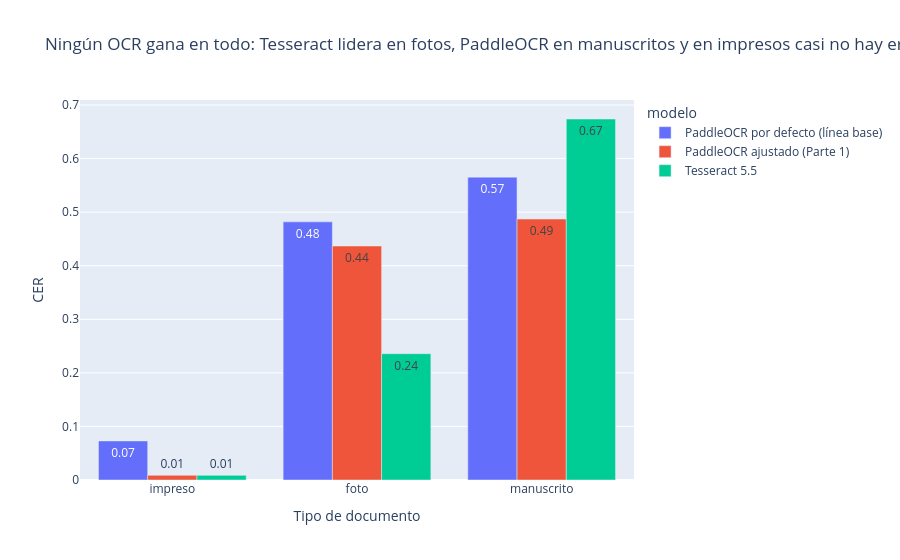

This figure's notebook cell:
### Code cell
fig = px.bar(por_tipo.reset_index().melt(id_vars="tipo", var_name="modelo", value_name="CER"),
             x="tipo", y="CER", color="modelo", barmode="group", text_auto=".2f",
             title="Ningún OCR gana en todo: Tesseract lidera en fotos, PaddleOCR en manuscritos y en impresos casi no hay errores",
             labels={"tipo": "Tipo de documento"})
fig.show()

### Figure 1 — Plotly figure (JSON) as saved in the notebook; plotly's stock layout.template omitted (floating-point values rounded to 4 significant figures)
{"data": [{"alignmentgroup": "True", "hovertemplate": "modelo=PaddleOCR por defecto (línea base)<br>Tipo de documento=%{x}<br>CER=%{y}<extra></extra>", "legendgroup": "PaddleOCR por defecto (línea base)", "marker": {"color": "#636efa", "pattern": {"shape": ""}}, "name": "PaddleOCR por defecto (línea base)", "offsetgroup": "PaddleOCR por defecto (línea base)", "orientation": "v", "showlegend": true, "textposition": "auto", "texttemplate": "%{y:.2f}", "type": "bar", "x": ["impreso", "foto", "manuscrito"], "xaxis": "x", "y": [0.0729, 0.4819, 0.5653], "yaxis": "y"}, {"alignmentgroup": "True", "hovertemplate": "modelo=PaddleOCR ajustado (Parte 1)<br>Tipo de documento=%{x}<br>CER=%{y}<extra></extra>", "legendgroup": "PaddleOCR ajustado (Parte 1)", "marker": {"color": "#EF553B", "pattern": {"shape": ""}}, "name": "PaddleOCR ajustado (Parte 1)", "offsetgroup": "PaddleOCR ajustado (Parte 1)", "orientation": "v", "showlegend": true, "textposition": "auto", "texttemplate": "%{y:.2f}", "type": "bar", "x": ["impreso", "foto", "manuscrito"], "xaxis": "x", "y": [0.008716, 0.4368, 0.4872], "yaxis": "y"}, {"alignmentgroup": "True", "hovertemplate": "modelo=Tesseract 5.5<br>Tipo de documento=%{x}<br>CER=%{y}<extra></extra>", "legendgroup": "Tesseract 5.5", "marker": {"color": "#00cc96", "pattern": {"shape": ""}}, "name": "Tesseract 5.5", "offsetgroup": "Tesseract 5.5", "orientation": "v", "showlegend": true, "textposition": "auto", "texttemplate": "%{y:.2f}", "type": "bar", "x": ["impreso", "foto", "manuscrito"], "xaxis": "x", "y": [0.008716, 0.2358, 0.6739], "yaxis": "y"}], "layout": {"barmode": "group", "legend": {"title": {"text": "modelo"}, "tracegroupgap": 0}, "title": {"text": "Ningún OCR gana en todo: Tesseract lidera en fotos, PaddleOCR en manuscritos y en impresos casi no hay errores"}, "xaxis": {"anchor": "y", "domain": [0.0, 1.0], "title": {"text": "Tipo de documento"}}, "yaxis": {"anchor": "x", "domain": [0.0, 1.0], "title": {"text": "CER"}}}}
